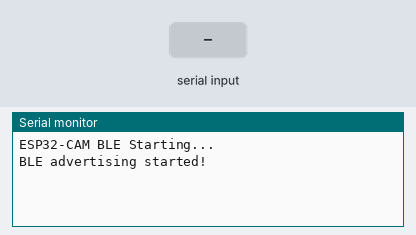
Recording of a sketch running on a simulated ESP32. Shown: the last lines printed to the serial monitor. Inputs (shaded band) come from the test bench. Nothing arrives over Bluetooth unless stated; a phone connects over Bluetooth LE 3 s after start.

Above: at 2.2 s.
2.3 s: "1\n" received over Serial
At 3.7 s:
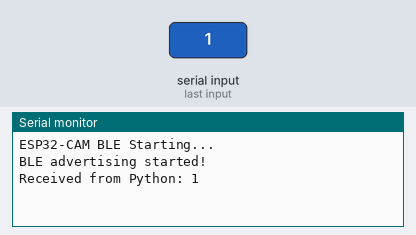
5.3 s: "0\n" received over Serial
At 6.3 s:
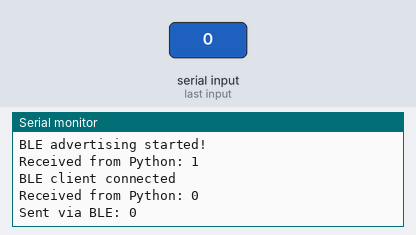
6.8 s: "2\n" received over Serial
At 7.6 s:
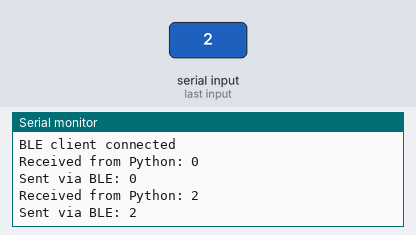

The sketch:

esp.ino
```cpp
#include <BLEDevice.h>
#include <BLEServer.h>
#include <BLEUtils.h>
#include <BLE2902.h>

#define SERVICE_UUID        "12345678-1234-1234-1234-1234567890ab"
#define CHARACTERISTIC_UUID "abcdefab-1234-1234-1234-abcdefabcdef"

BLECharacteristic *pCharacteristic;
bool deviceConnected = false;

class MyServerCallbacks: public BLEServerCallbacks {
  void onConnect(BLEServer* pServer) { deviceConnected = true; Serial.println("BLE client connected"); }
  void onDisconnect(BLEServer* pServer) { deviceConnected = false; Serial.println("BLE client disconnected"); }
};

void setup() {
  Serial.begin(115200);
  delay(1000);
  Serial.println("ESP32-CAM BLE Starting...");

  // Initialize BLE
  BLEDevice::init("ESP32CAM_Stress"); // Device name
  BLEServer *pServer = BLEDevice::createServer();
  pServer->setCallbacks(new MyServerCallbacks());

  BLEService *pService = pServer->createService(SERVICE_UUID);
  pCharacteristic = pService->createCharacteristic(
                      CHARACTERISTIC_UUID,
                      BLECharacteristic::PROPERTY_READ |
                      BLECharacteristic::PROPERTY_NOTIFY
                    );
  pCharacteristic->addDescriptor(new BLE2902());
  pCharacteristic->setValue("0");
  pService->start();

  // Proper advertising
  BLEAdvertising *pAdvertising = BLEDevice::getAdvertising();
  pAdvertising->addServiceUUID(SERVICE_UUID);

  // Include device name in advertising payload
  BLEAdvertisementData advData;
  advData.setName("ESP32CAM_Stress");       // <-- Important!
  advData.setCompleteServices(BLEUUID(SERVICE_UUID));
  pAdvertising->setAdvertisementData(advData);

  BLEDevice::startAdvertising();
  Serial.println("BLE advertising started!");
}

void loop() {
  if (Serial.available()) {
    String stressValue = Serial.readStringUntil('\n');
    stressValue.trim();
    Serial.print("Received from Python: "); Serial.println(stressValue);

    if (deviceConnected) {
      pCharacteristic->setValue(stressValue.c_str());
      pCharacteristic->notify();
      Serial.print("Sent via BLE: "); Serial.println(stressValue);
    }
  }
  delay(50);
}
```

Measured:
- after the input at 2.3 s, the serial monitor: prints a new line at once (image 1)
- after the input at 5.3 s, the serial monitor: prints a new line at once (image 2)
- after the input at 6.8 s, the serial monitor: prints a new line at once (image 3)
